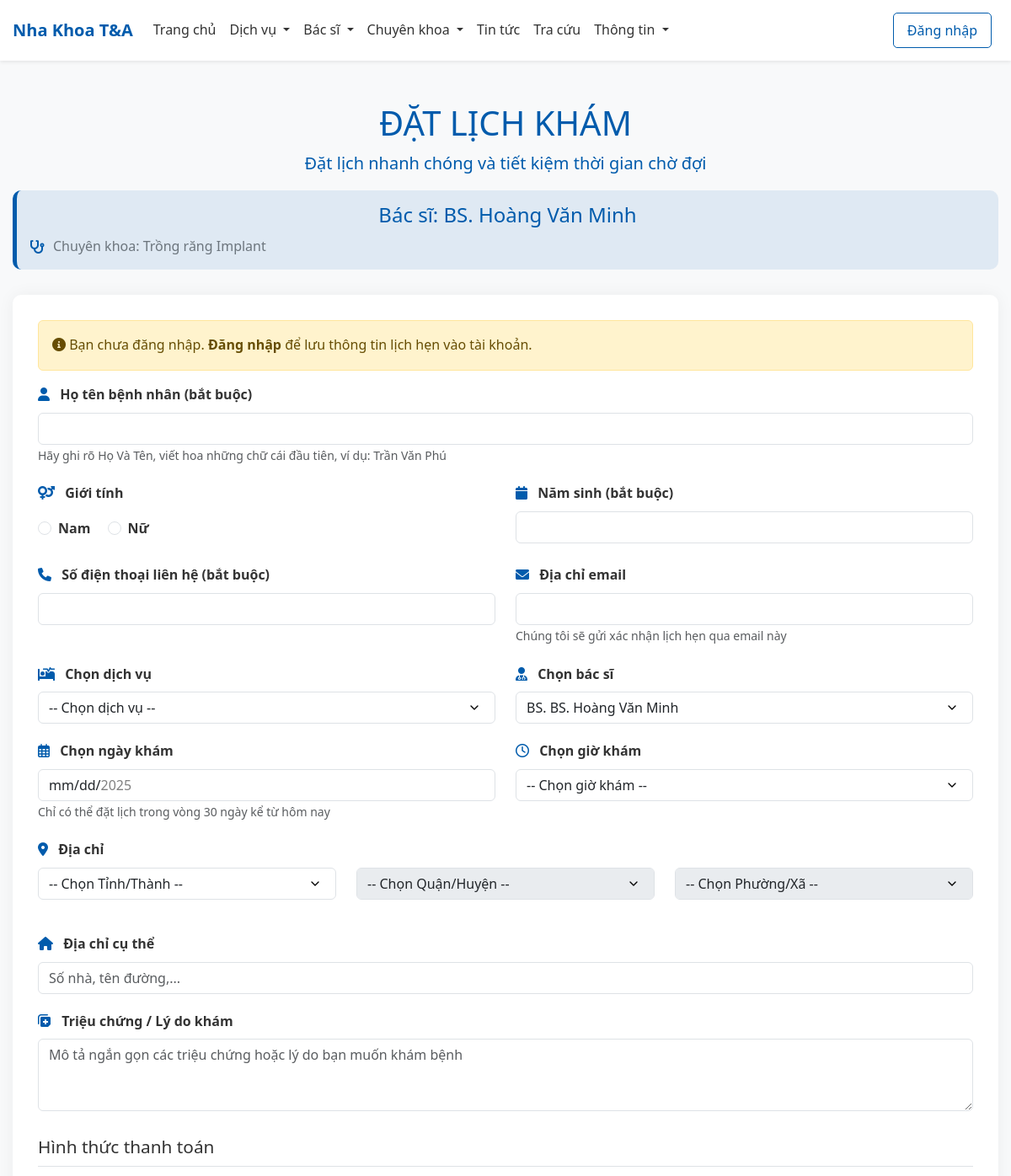
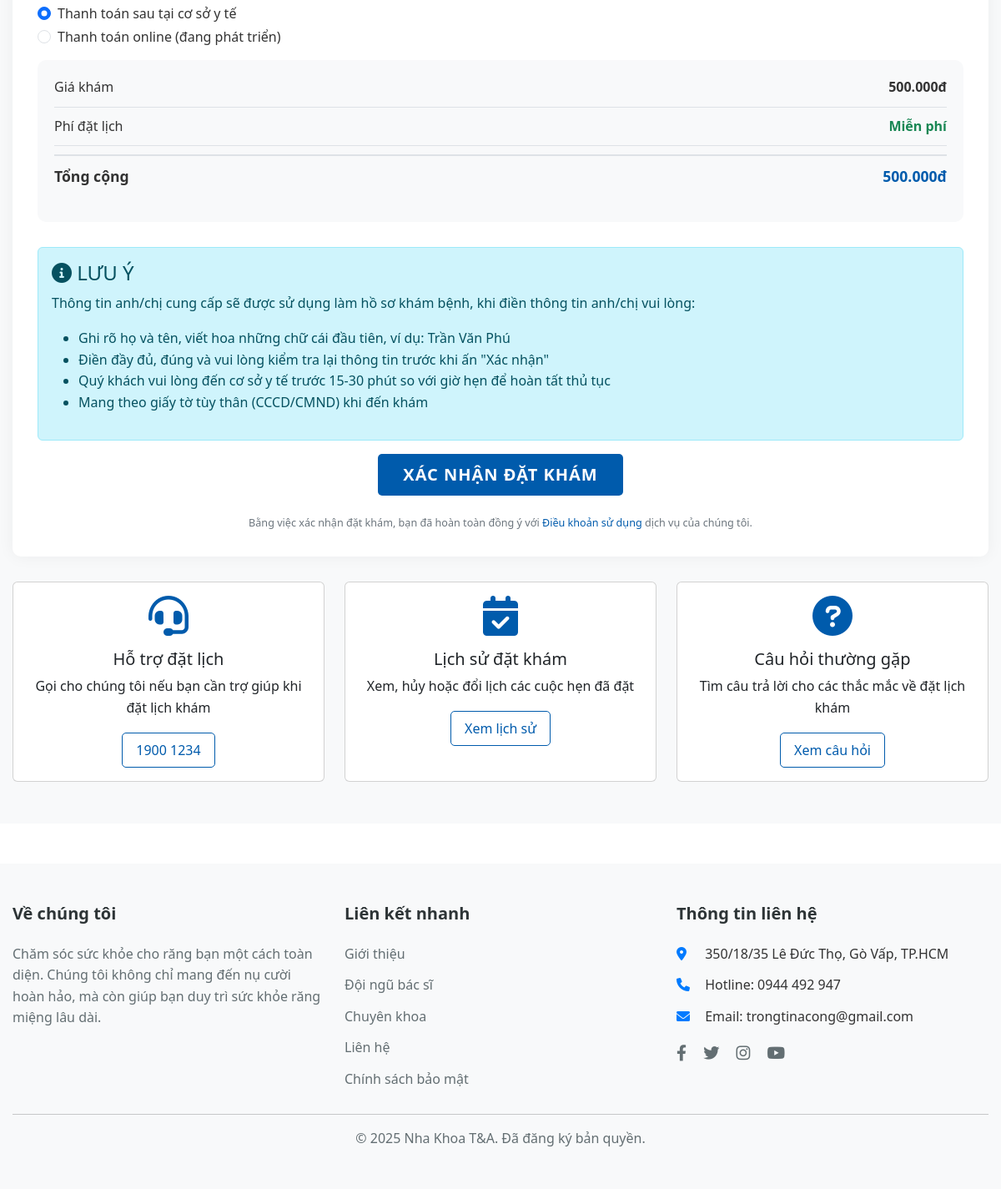
Screenshot of /datlich.php?doctor_id=7 with the database file from the repository (2 pictures, top to bottom).
### tables this page shows
CREATE TABLE `bacsi` (
  `id` int(11) NOT NULL,
  `nguoidung_id` int(11) DEFAULT NULL,
  `ho_ten` varchar(100) NOT NULL,
  `chuyenkhoa_id` int(11) DEFAULT NULL,
  `nam_sinh` int(11) DEFAULT NULL,
  `gioi_tinh` enum('Nam','Nữ','Khác') DEFAULT 'Nam',
  `dien_thoai` varchar(20) DEFAULT NULL,
  `email` varchar(100) DEFAULT NULL,
  `dia_chi` text DEFAULT NULL,
  `hinh_anh` varchar(255) DEFAULT NULL,
  `mo_ta` text DEFAULT NULL,
  `bang_cap` text DEFAULT NULL,
  `kinh_nghiem` text DEFAULT NULL,
  `ngay_tao` datetime DEFAULT current_timestamp(),
  `ngay_capnhat` datetime DEFAULT NULL ON UPDATE current_timestamp()
);

CREATE TABLE `chuyenkhoa` (
  `id` int(11) NOT NULL,
  `ten_chuyenkhoa` varchar(100) NOT NULL,
  `icon` varchar(50) DEFAULT NULL,
  `mota` text DEFAULT NULL,
  `hinh_anh` varchar(255) DEFAULT NULL,
  `ngay_tao` datetime DEFAULT current_timestamp(),
  `ngay_capnhat` datetime DEFAULT NULL ON UPDATE current_timestamp()
);

### datlich.php (the view, shortened to what the rows shown need)
<?php
require_once 'includes/db_connect.php';
$selected_doctor_id = isset($_GET['doctor_id']) ? intval($_GET['doctor_id']) : 0;
$doctor_info = null;
if ($selected_doctor_id > 0) {
    $stmt = $conn->prepare("SELECT b.id, b.ho_ten, c.ten_chuyenkhoa FROM bacsi b
                            JOIN chuyenkhoa c ON b.chuyenkhoa_id = c.id
                            WHERE b.id = ?");
    $stmt->bind_param("i", $selected_doctor_id);
    $stmt->execute();
    $doctor_info = $stmt->get_result()->fetch_assoc();
}
?>
<!DOCTYPE html>
<html lang="vi">
<head>
    <?php include 'includes/head.php'; ?>
</head>
<body>
    <div class="booking-container">
        <div class="container">
            <div class="booking-header">
                <h1>ĐẶT LỊCH KHÁM</h1>
                <?php if ($doctor_info): ?>
                <div class="doctor-info">
                    <div class="doctor-details">
                        <h2>Bác sĩ: <?php echo htmlspecialchars($doctor_info['ho_ten']); ?></h2>
                        <div class="clinic-address">
                            <i class="fas fa-stethoscope"></i>
                            Chuyên khoa: <?php echo htmlspecialchars($doctor_info['ten_chuyenkhoa']); ?>
                        </div>
                    </div>
                </div>
                <?php endif; ?>
            </div>
        </div>
    </div>
</body>
</html>

### rows the page displays
bacsi: ho_ten "BS. Hoàng Văn Minh", chuyenkhoa.ten_chuyenkhoa "Trồng răng Implant"

### other values shown
$site_name "Nha Khoa T&A"
$formatted_exam_fee "500.000đ"
$formatted_appointment_fee "Miễn phí"
$formatted_total "500.000đ"
$site_description "Chăm sóc sức khỏe cho răng bạn một cách toàn diện. Chúng tôi không chỉ mang đến nụ cười hoàn hảo, mà còn giúp bạn duy trì sức khỏe răng miệng lâu dài."
$site_address "350/18/35 Lê Đức Thọ, Gò Vấp, TP.HCM"
$site_phone "0944 492 947"
$site_email "trongtinacong@gmail.com"
